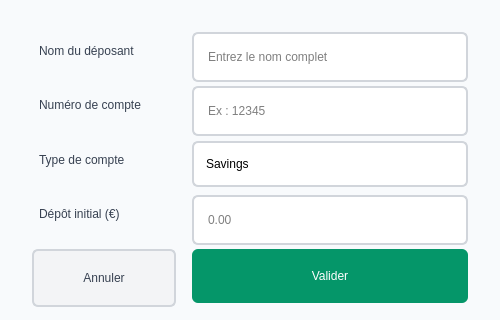
<?xml version="1.0" encoding="UTF-8"?>
<ui version="4.0">
 <class>AccountDialog</class>
 <widget class="QDialog" name="AccountDialog">
  <property name="geometry">
   <rect>
    <x>0</x>
    <y>0</y>
    <width>500</width>
    <height>320</height>
   </rect>
  </property>
  <property name="minimumSize">
   <size>
    <width>500</width>
    <height>320</height>
   </size>
  </property>
  <property name="windowTitle">
   <string>Créer un nouveau compte</string>
  </property>
  <property name="styleSheet">
   <string notr="true">QDialog {
    background-color: #f8fafc;
}
QLabel {
    font: 600 10pt &quot;Segoe UI&quot;;
    color: #374151;
    padding: 4px;
}
QLineEdit {
    font: 400 10pt &quot;Segoe UI&quot;;
    min-height: 34px;
    padding: 6px 12px;
    border: 2px solid #d1d5db;
    border-radius: 6px;
    background-color: #ffffff;
    selection-background-color: #bfdbfe;
}
QLineEdit:focus {
    border: 2px solid #3b82f6;
}
QComboBox {
    font: 400 10pt &quot;Segoe UI&quot;;
    min-height: 34px;
    padding: 4px 12px;
    border: 2px solid #d1d5db;
    border-radius: 6px;
    background-color: #ffffff;
}
QComboBox:focus {
    border: 2px solid #3b82f6;
}
QComboBox::drop-down {
    border: none;
    width: 30px;
}
QComboBox QAbstractItemView {
    background-color: #ffffff;
    border: 1px solid #e5e7eb;
    selection-background-color: #eff6ff;
    selection-color: #1e40af;
}
QPushButton {
    font: 600 10pt &quot;Segoe UI&quot;;
    min-width: 100px;
    min-height: 38px;
    padding: 8px 20px;
    border-radius: 6px;
    border: none;
}
#okButton {
    background-color: #059669;
    color: #ffffff;
}
#okButton:hover {
    background-color: #047857;
}
#cancelButton {
    background-color: #f3f4f6;
    color: #374151;
    border: 2px solid #d1d5db;
}
#cancelButton:hover {
    background-color: #e5e7eb;
}</string>
  </property>
  <layout class="QFormLayout" name="formLayout">
   <property name="spacing">
    <number>16</number>
   </property>
   <property name="leftMargin">
    <number>32</number>
   </property>
   <property name="topMargin">
    <number>32</number>
   </property>
   <property name="rightMargin">
    <number>32</number>
   </property>
   <property name="bottomMargin">
    <number>32</number>
   </property>
   <item row="0" column="0">
    <widget class="QLabel" name="label">
     <property name="text">
      <string>Nom du déposant</string>
     </property>
    </widget>
   </item>
   <item row="0" column="1">
    <widget class="QLineEdit" name="nameEdit">
     <property name="placeholderText">
      <string>Entrez le nom complet</string>
     </property>
    </widget>
   </item>
   <item row="1" column="0">
    <widget class="QLabel" name="label_2">
     <property name="text">
      <string>Numéro de compte</string>
     </property>
    </widget>
   </item>
   <item row="1" column="1">
    <widget class="QLineEdit" name="accNumEdit">
     <property name="placeholderText">
      <string>Ex : 12345</string>
     </property>
    </widget>
   </item>
   <item row="2" column="0">
    <widget class="QLabel" name="label_3">
     <property name="text">
      <string>Type de compte</string>
     </property>
    </widget>
   </item>
   <item row="2" column="1">
    <widget class="QComboBox" name="typeComboBox">
     <item>
      <property name="text">
       <string>Savings</string>
      </property>
     </item>
     <item>
      <property name="text">
       <string>Current</string>
      </property>
     </item>
    </widget>
   </item>
   <item row="3" column="0">
    <widget class="QLabel" name="label_4">
     <property name="text">
      <string>Dépôt initial (€)</string>
     </property>
    </widget>
   </item>
   <item row="3" column="1">
    <widget class="QLineEdit" name="initialBalanceEdit">
     <property name="placeholderText">
      <string>0.00</string>
     </property>
    </widget>
   </item>
   <item row="4" column="0">
    <widget class="QPushButton" name="cancelButton">
     <property name="text">
      <string>Annuler</string>
     </property>
    </widget>
   </item>
   <item row="4" column="1">
    <widget class="QPushButton" name="okButton">
     <property name="text">
      <string>Valider</string>
     </property>
    </widget>
   </item>
  </layout>
 </widget>
 <resources/>
 <connections/>
</ui>
